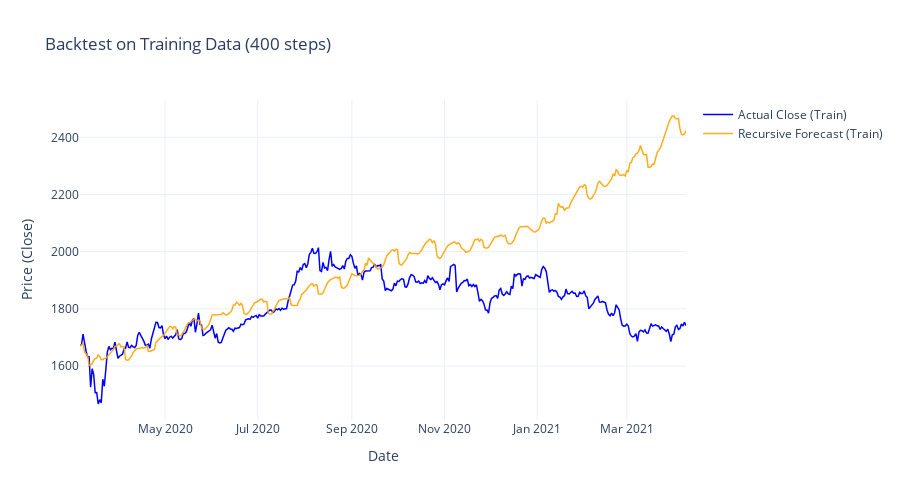

Notebook code cell kept with this figure:
### Code cell
import numpy as np
import pandas as pd
import plotly.graph_objects as go

# ==========================================
# 1. CẤU HÌNH CHO TẬP TRAIN
# ==========================================

# Điểm bắt đầu: Ngay sau khoảng lookback đầu tiên
ROLLING_WINDOW = 28
TRAIN_START_INDEX = max(lookback, ROLLING_WINDOW)

# Số bước: Từ điểm bắt đầu đến điểm chia tập (split)
# Lưu ý: Nếu tập train quá lớn, bạn có thể giảm số này xuống (ví dụ 200) để test nhanh
TRAIN_N_STEPS = 400

print(f"Đang chạy Recursive Forecast trên tập Train từ index {TRAIN_START_INDEX} đến {TRAIN_START_INDEX + TRAIN_N_STEPS}...")

# ==========================================
# 2. THỰC HIỆN DỰ BÁO
# ==========================================
logret_train_pred = recursive_forecast_log_return(
    model=model,
    df=df,
    start_index=TRAIN_START_INDEX,
    rolling_window=ROLLING_WINDOW,
    n_steps=TRAIN_N_STEPS,
    lookback=lookback,
    scaler_X=scaler_X,
    scaler_y=scaler_y,
    features=features,
    target=target,
)

# ==========================================
# 3. TÁI TẠO GIÁ CLOSE (RECONSTRUCT)
# ==========================================

# Lấy giá đóng cửa tại thời điểm ngay trước khi bắt đầu dự báo để làm mốc (Anchor)
anchor_close_train = df["close"].iloc[TRAIN_START_INDEX - 1]

# Tính giá Close dự đoán từ log_returns dự đoán
# Công thức: Price_t = Price_0 * exp(cumsum(log_ret))
close_train_pred = anchor_close_train * np.exp(np.cumsum(logret_train_pred))

# Tạo DataFrame tạm để đối chiếu
df_train_rec = df.iloc[TRAIN_START_INDEX : TRAIN_START_INDEX + TRAIN_N_STEPS].copy()
df_train_rec["close_pred"] = close_train_pred

# ==========================================
# 4. VẼ BIỂU ĐỒ (PLOTLY)
# ==========================================

fig = go.Figure()

# 1. Giá thực tế (Actual Close)
fig.add_trace(go.Scatter(
    x=df_train_rec["date"],
    y=df_train_rec["close"],
    mode="lines",
    name="Actual Close (Train)",
    line=dict(color="blue", width=1.5)
))

# 2. Giá dự báo Recursive (Predicted Close)
fig.add_trace(go.Scatter(
    x=df_train_rec["date"],
    y=df_train_rec["close_pred"],
    mode="lines",
    name="Recursive Forecast (Train)",
    line=dict(color="orange", width=1.5),
    opacity=0.9
))

fig.update_layout(
    title=f"Backtest on Training Data ({TRAIN_N_STEPS} steps)",
    xaxis_title="Date",
    yaxis_title="Price (Close)",
    hovermode="x unified",
    height=500,
    template="plotly_white"
)

fig.show()

### Figure 1 — Plotly figure (JSON) as saved in the notebook; plotly's stock layout.template omitted (floating-point values rounded to 4 significant figures; data arrays with more than 128 entries replaced by an {"elided": "..."} marker saying what was removed)
{"data": [{"line": {"color": "blue", "width": 1.5}, "mode": "lines", "name": "Actual Close (Train)", "type": "scatter", "x": {"elided": "400 str values"}, "y": {"elided": "400 float values"}}, {"line": {"color": "orange", "width": 1.5}, "mode": "lines", "name": "Recursive Forecast (Train)", "opacity": 0.9, "type": "scatter", "x": {"elided": "400 str values"}, "y": {"elided": "400 float values"}}], "layout": {"height": 500, "hovermode": "x unified", "title": {"text": "Backtest on Training Data (400 steps)"}, "xaxis": {"title": {"text": "Date"}}, "yaxis": {"title": {"text": "Price (Close)"}}}}
